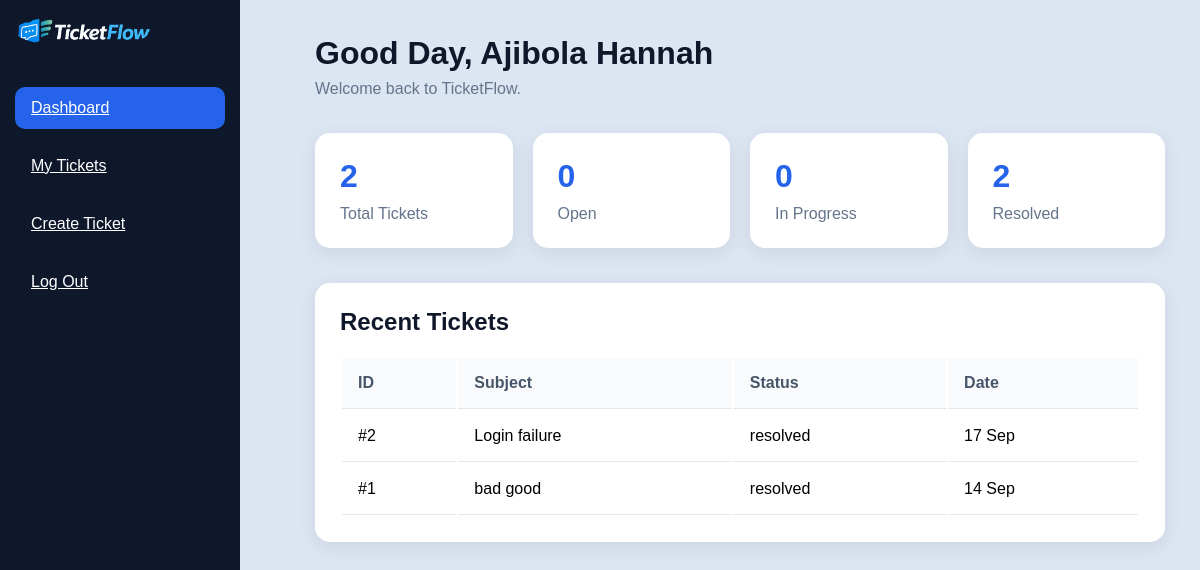
The app's page /user_dash.php (signed in) with its own data.
### tables this page shows
CREATE TABLE IF NOT EXISTS `tickets` (
  `id` int NOT NULL AUTO_INCREMENT,
  `ticket_code` varchar(20) DEFAULT NULL,
  `user_id` int NOT NULL,
  `assigned_to` int DEFAULT NULL,
  `subject` varchar(200) NOT NULL,
  `description` text NOT NULL,
  `image` varchar(255) DEFAULT NULL,
  `status` enum('open','in_progress','resolved') NOT NULL DEFAULT 'open',
  `priority` enum('low','medium','high') NOT NULL DEFAULT 'medium',
  `created_at` timestamp NULL DEFAULT CURRENT_TIMESTAMP,
  `updated_at` timestamp NULL DEFAULT CURRENT_TIMESTAMP ON UPDATE CURRENT_TIMESTAMP,
  PRIMARY KEY (`id`),
  UNIQUE KEY `ticket_code` (`ticket_code`),
  KEY `user_id` (`user_id`),
  KEY `assigned_to` (`assigned_to`)
);

### user_dash.php (the view, shortened to what this page needs)
<?php
require 'sqlicon.php';
$user_id = $_SESSION['user_id'];
$name = $_SESSION['name'];
$stmt = mysqli_prepare($con, "SELECT COUNT(*) FROM tickets WHERE user_id = ?");
mysqli_stmt_bind_param($stmt, "i", $user_id);
mysqli_stmt_execute($stmt);
mysqli_stmt_bind_result($stmt, $total);
function countByStatus($con, $user_id, $status) {
    $stmt = mysqli_prepare($con, "SELECT COUNT(*) FROM tickets WHERE user_id = ? AND status = ?");
    mysqli_stmt_bind_param($stmt, "is", $user_id, $status);
    mysqli_stmt_execute($stmt);
    mysqli_stmt_bind_result($stmt, $count);
    return $count;
}
$open = countByStatus($con, $user_id, 'open');
$in_progress = countByStatus($con, $user_id, 'in_progress');
$resolved = countByStatus($con, $user_id, 'resolved');
$stmt = mysqli_prepare($con, "SELECT id, subject, status, created_at FROM tickets WHERE user_id = ? ORDER BY created_at DESC LIMIT 5");
mysqli_stmt_bind_param($stmt, "i", $user_id);
mysqli_stmt_execute($stmt);
$result = mysqli_stmt_get_result($stmt);
?>
<!DOCTYPE html>
<html lang="en">
<head>
    <link rel="stylesheet" href="./user_dash.css">
</head>
<body>
    <section class="wrapper">
        <nav class="sidenav">
            <div class="image">
                <img src="./logo.png" alt="logo" class="logo">
            </div>
            <ul>
                <li><a href="./myticket.php" class="active">Dashboard</a></li>
                <li><a href="myticket.php">My Tickets</a></li>
                <li><a href="./create-tickect.html">Create Ticket</a></li>
                <li><a href="./logout.php">Log Out</a></li>
            </ul>
        </nav>
        <main class="dashboard">
    <header class="dashboard-header">
        <h1>Good Day, <?php echo htmlspecialchars($name); ?></h1>
        <p>Welcome back to TicketFlow.</p>
    </header>
    <section class="stats">
        <div class="card">
            <h2><?php echo $total; ?></h2>
            <p>Total Tickets</p>
        </div>
        <div class="card">
            <h2><?php echo $open; ?></h2>
            <p>Open</p>
        </div>
        <div class="card">
            <h2><?php echo $in_progress; ?></h2>
            <p>In Progress</p>
        </div>
        <div class="card">
            <h2><?php echo $resolved; ?></h2>
            <p>Resolved</p>
        </div>
    </section>
    <section class="recent">
        <h2>Recent Tickets</h2>
        <div class="table-container">
        <table>
            <tr>
                <th>ID</th>
                <th>Subject</th>
                <th>Status</th>
                <th>Date</th>
            </tr>
            <?php if (mysqli_num_rows($result) > 0): ?>
                <?php while ($row = mysqli_fetch_assoc($result)): ?>
                    <tr>
                        <td>#<?php echo $row['id']; ?></td>
                        <td><?php echo htmlspecialchars($row['subject']); ?></td>
                        <td><?php echo htmlspecialchars($row['status']); ?></td>
                        <td><?php echo date('d M', strtotime($row['created_at'])); ?></td>
                    </tr>
                <?php endwhile; ?>
            <?php else: ?>
                <tr><td colspan="4">You have no tickets yet.</td></tr>
            <?php endif; ?>
        </table>
        </div>
    </section>
</main>
    </section>
</html>

### user_dash.css (style rules this page uses)
* { margin: 0; padding: 0; }
html { scroll-behavior: smooth; }
body { min-height: 100vh; font-family: 'Poppins', sans-serif; background-color: #dce6f2; }
.logo { width: 135px; height: auto; border-radius:100%; object-fit: contain; margin-bottom: 20px; }
.sidenav { width: 210px; height: 100vh; position: fixed; background-color: #0F172A; padding: 15px; display: flex; flex-direction: column; color: #ffff; }
.sidenav ul { list-style: none; font-size: 16px; font-weight: 500; width: 100%; }
.sidenav ul li a { display:flex; align-items:center; gap:15px; padding:12px 16px; border-radius:10px; transition:.3s; color: #ffff; transition: all 0.3s ease; }
.sidenav li { margin: 1rem 0; }
.sidenav li .active { background:#2563EB; color:white; }
.dashboard { margin-left:280px; padding:35px; animation: fadeIn 0.7s ease; }
.dashboard-header h1 { font-size:2rem; color:#0F172A; }
.dashboard-header p { color:#64748B; font-size:1rem; margin-top:8px; }
.stats { display:flex; flex-wrap:wrap; gap:20px; margin:35px 0; }
.card { background:#fff; padding:25px; border-radius:15px; box-shadow:0 5px 20px rgba(0,0,0,.08); flex: 1; transition: all 0.3s ease; }
.card h2 { color:#2563EB; font-size:32px; transition:0.3s; }
.card p { margin-top:10px; color:#64748B; }
.recent { background:#fff; padding:25px; border-radius:15px; box-shadow:0 5px 20px rgba(0,0,0,.08); }
.recent h2 { margin-bottom:20px; color:#0F172A; }
table { width:100%; min-width: 600px; }
th,td { padding:16px; text-align:left; border-bottom:1px solid #E2E8F0; }
th { color:#475569; background:#F8FAFC; }
.table-container { overflow-x:auto; }

### records on screen
tickets: id "2", subject "Login failure", status "resolved", created_at "17 Sep"
tickets: id "1", subject "bad good", status "resolved", created_at "14 Sep"

### other values on screen
$name "Ajibola Hannah"
$total "2"
$open "0"
$in_progress "0"
$resolved "2"
